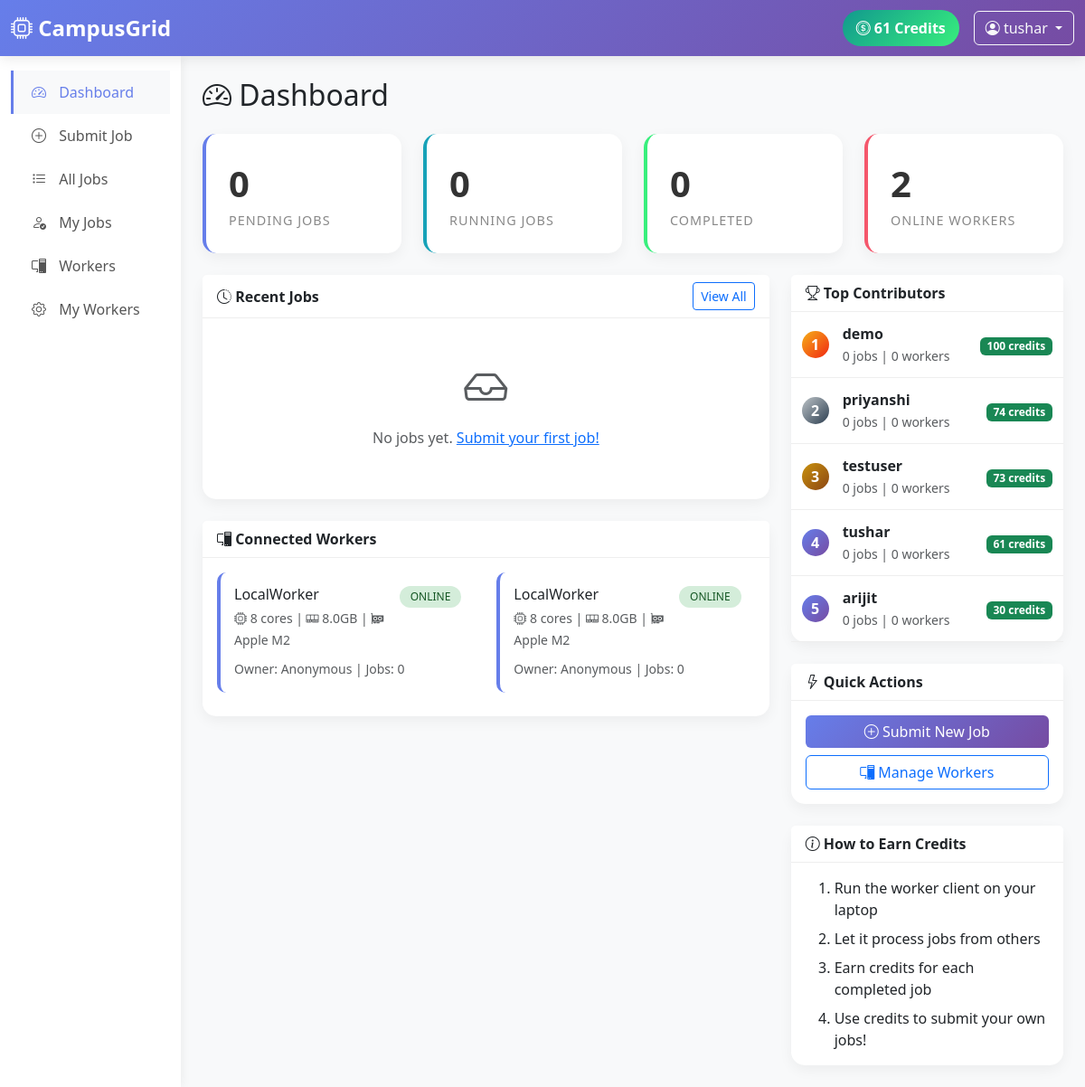
Screenshot of / (signed in) with the database file from the repository.
### tables this page shows
CREATE TABLE users (
                id TEXT PRIMARY KEY,
                username TEXT UNIQUE NOT NULL,
                password_hash TEXT NOT NULL,
                email TEXT,
                credits INTEGER DEFAULT 100,
                created_at DATETIME DEFAULT CURRENT_TIMESTAMP,
                last_login DATETIME
            );

CREATE TABLE workers (
                id TEXT PRIMARY KEY,
                name TEXT NOT NULL,
                owner_id TEXT,
                ip_address TEXT,
                status TEXT DEFAULT 'offline',
                cpu_cores INTEGER,
                cpu_model TEXT,
                ram_gb REAL,
                gpu_name TEXT,
                gpu_memory_gb REAL,
                has_docker INTEGER DEFAULT 0,
                last_heartbeat DATETIME,
                total_jobs_completed INTEGER DEFAULT 0,
                total_credits_earned INTEGER DEFAULT 0,
                created_at DATETIME DEFAULT CURRENT_TIMESTAMP,
                FOREIGN KEY (owner_id) REFERENCES users(id)
            );

### dashboard.py (the view)
@app.route('/')
@login_required
def index():
    user = get_current_user()
    stats = database.get_queue_stats()
    leaderboard = database.get_leaderboard(10)
    recent_jobs = database.get_jobs_by_status(limit=10)
    workers = database.get_all_workers()
    return render_template('index.html',
                           user=user,
                           stats=stats,
                           leaderboard=leaderboard,
                           recent_jobs=recent_jobs,
                           workers=workers)

### templates/index.html (shortened to what this page needs)
{% extends "base.html" %}
{% block content %}
<h2 class="mb-4"><i class="bi bi-speedometer2"></i> Dashboard</h2>
<div class="row mb-4">
    <div class="col-md-3">
        <div class="stat-card primary">
            <div class="stat-value" id="stat-pending">{{ stats.pending if stats else 0 }}</div>
            <div class="stat-label">Pending Jobs</div>
        </div>
    </div>
    <div class="col-md-3">
        <div class="stat-card info">
            <div class="stat-value" id="stat-running">{{ stats.running if stats else 0 }}</div>
            <div class="stat-label">Running Jobs</div>
        </div>
    </div>
    <div class="col-md-3">
        <div class="stat-card success">
            <div class="stat-value" id="stat-completed">{{ stats.completed if stats else 0 }}</div>
            <div class="stat-label">Completed</div>
        </div>
    </div>
    <div class="col-md-3">
        <div class="stat-card warning">
            <div class="stat-value" id="stat-workers">{{ stats.online_workers if stats else 0 }}</div>
            <div class="stat-label">Online Workers</div>
        </div>
    </div>
</div>
<div class="row">
    <div class="col-md-8">
        <div class="card mb-4">
            <div class="card-header d-flex justify-content-between align-items-center">
                <span><i class="bi bi-clock-history"></i> Recent Jobs</span>
                <a href="{{ url_for('jobs') }}" class="btn btn-sm btn-outline-primary">View All</a>
            </div>
            <div class="card-body">
                {% if recent_jobs %}
                <div class="table-responsive">
                    <table class="table table-hover">
                        <thead>
                            <tr>
                                <th>Title</th>
                                <th>Submitter</th>
                                <th>Status</th>
                                <th>Worker</th>
                                <th>Created</th>
                            </tr>
                        </thead>
                        <tbody>
                            {% for job in recent_jobs %}
                            <tr>
                                <td>
                                    <a href="{{ url_for('job_detail', job_id=job.id) }}">
                                        {{ job.title[:30] }}{% if job.title|length > 30 %}...{% endif %}
                                    </a>
                                </td>
                                <td>{{ job.submitter_name or 'Unknown' }}</td>
                                <td>
                                    <span class="badge badge-status badge-{{ job.status }}">
                                        {{ job.status|upper }}
                                    </span>
                                </td>
                                <td>{{ job.worker_name or '-' }}</td>
                                <td>{{ job.created_at[:16] if job.created_at else 'N/A' }}</td>
                            </tr>
                            {% endfor %}
                        </tbody>
                    </table>
                </div>
                {% else %}
                <div class="text-center text-muted py-4">
                    <i class="bi bi-inbox" style="font-size: 3rem;"></i>
                    <p class="mt-2">No jobs yet. <a href="{{ url_for('submit_job') }}">Submit your first job!</a></p>
                </div>
                {% endif %}
            </div>
        </div>
        <div class="card">
            <div class="card-header">
                <i class="bi bi-pc-display"></i> Connected Workers
            </div>
            <div class="card-body">
                {% if workers %}
                <div class="row">
                    {% for worker in workers %}
                    <div class="col-md-6">
                        <div class="worker-card {{ worker.status }}">
                            <div class="d-flex justify-content-between align-items-start">
                                <div>
                                    <h6 class="mb-1">{{ worker.name }}</h6>
                                    <small class="text-muted">
                                        <i class="bi bi-cpu"></i> {{ worker.cpu_cores or '?' }} cores |
                                        <i class="bi bi-memory"></i> {{ worker.ram_gb or '?' }}GB
                                        {% if worker.gpu_name %}
                                        | <i class="bi bi-gpu-card"></i> {{ worker.gpu_name }}
                                        {% endif %}
                                    </small>
                                </div>
                                <span class="badge badge-status badge-{{ worker.status }}">
                                    {{ worker.status|upper }}
                                </span>
                            </div>
                            <div class="mt-2">
                                <small class="text-muted">
                                    Owner: {{ worker.owner_name or 'Anonymous' }} |
                                    Jobs: {{ worker.total_jobs_completed or 0 }}
                                </small>
                            </div>
                        </div>
                    </div>
                    {% endfor %}
                </div>
                {% else %}
                <div class="text-center text-muted py-4">
                    <i class="bi bi-pc-display-horizontal" style="font-size: 3rem;"></i>
                    <p class="mt-2">No workers connected yet.</p>
                    <p><small>Run <code>python worker/client.py</code> on any machine to join the network!</small></p>
                </div>
                {% endif %}
            </div>
        </div>
    </div>
    <div class="col-md-4">
        <div class="card">
            <div class="card-header">
                <i class="bi bi-trophy"></i> Top Contributors
            </div>
            <div class="card-body p-0">
                {% if leaderboard %}
                {% for entry in leaderboard %}
                <div class="leaderboard-item">
                    <div class="leaderboard-rank {% if loop.index == 1 %}gold{% elif loop.index == 2 %}silver{% elif loop.index == 3 %}bronze{% endif %}">
                        {{ loop.index }}
                    </div>
                    <div class="flex-grow-1">
                        <div class="fw-bold">{{ entry.username }}</div>
                        <small class="text-muted">
                            {{ entry.jobs_completed or 0 }} jobs | {{ entry.active_workers or 0 }} workers
                        </small>
                    </div>
                    <div class="text-end">
                        <span class="badge bg-success">{{ entry.credits }} credits</span>
                    </div>
                </div>
                {% endfor %}
                {% else %}
                <div class="text-center text-muted py-4">
                    <p>No contributors yet!</p>
                </div>
                {% endif %}
            </div>
        </div>
        <div class="card mt-4">
            <div class="card-header">
                <i class="bi bi-lightning"></i> Quick Actions
            </div>
            <div class="card-body">
                <a href="{{ url_for('submit_job') }}" class="btn btn-gradient w-100 mb-2">
                    <i class="bi bi-plus-circle"></i> Submit New Job
                </a>
                <a href="{{ url_for('workers') }}" class="btn btn-outline-primary w-100">
                    <i class="bi bi-pc-display"></i> Manage Workers
                </a>
            </div>
        </div>
        <div class="card mt-4">
            <div class="card-header">
                <i class="bi bi-info-circle"></i> How to Earn Credits
            </div>
            <div class="card-body">
                <ol class="mb-0">
                    <li class="mb-2">Run the worker client on your laptop</li>
                    <li class="mb-2">Let it process jobs from others</li>
                    <li class="mb-2">Earn credits for each completed job</li>
                    <li>Use credits to submit your own jobs!</li>
                </ol>
            </div>
        </div>
    </div>
</div>
{% endblock %}

### templates/base.html (shortened to what this page needs)
<!DOCTYPE html>
<html lang="en">
<head>
    <link href="https://cdn.jsdelivr.net/npm/bootstrap@5.3.0/dist/css/bootstrap.min.css" rel="stylesheet">
    <link href="https://cdn.jsdelivr.net/npm/bootstrap-icons@1.10.0/font/bootstrap-icons.css" rel="stylesheet">
</head>
<body>
    <nav class="navbar navbar-expand-lg navbar-dark">
        <div class="container-fluid">
            <a class="navbar-brand" href="{{ url_for('index') }}">
                <i class="bi bi-cpu"></i> CampusGrid
            </a>
            <div class="d-flex align-items-center">
                {% if user %}
                <span class="credits-display me-3">
                    <i class="bi bi-coin"></i> {{ user.credits }} Credits
                </span>
                <div class="dropdown">
                    <button class="btn btn-outline-light dropdown-toggle" type="button" data-bs-toggle="dropdown">
                        <i class="bi bi-person-circle"></i> {{ user.username }}
                    </button>
                </div>
                {% endif %}
            </div>
        </div>
    </nav>
    <div class="container-fluid">
        <div class="row">
            {% if user %}
            <div class="col-md-2 sidebar py-3">
                <nav class="nav flex-column">
                    <a class="nav-link {% if request.endpoint == 'index' %}active{% endif %}" href="{{ url_for('index') }}">
                        <i class="bi bi-speedometer2"></i> Dashboard
                    </a>
                    <a class="nav-link {% if request.endpoint == 'submit_job' %}active{% endif %}" href="{{ url_for('submit_job') }}">
                        <i class="bi bi-plus-circle"></i> Submit Job
                    </a>
                    <a class="nav-link {% if request.endpoint == 'jobs' %}active{% endif %}" href="{{ url_for('jobs') }}">
                        <i class="bi bi-list-task"></i> All Jobs
                    </a>
                    <a class="nav-link {% if request.endpoint == 'my_jobs' %}active{% endif %}" href="{{ url_for('my_jobs') }}">
                        <i class="bi bi-person-check"></i> My Jobs
                    </a>
                    <a class="nav-link {% if request.endpoint == 'workers' %}active{% endif %}" href="{{ url_for('workers') }}">
                        <i class="bi bi-pc-display"></i> Workers
                    </a>
                    <a class="nav-link {% if request.endpoint == 'my_workers' %}active{% endif %}" href="{{ url_for('my_workers') }}">
                        <i class="bi bi-gear"></i> My Workers
                    </a>
                </nav>
            </div>
            <main class="col-md-10 py-4 px-4">
            {% else %}
            <main class="col-12 py-4 px-4">
            {% endif %}
                {% block content %}{% endblock %}
            </main>
        </div>
    </div>
</body>
</html>

### rows the page displays
users: credits "61", username "tushar", jobs_completed "0", active_workers "0"
workers: name "LocalWorker", cpu_cores "8", ram_gb "8.0", gpu_name "Apple M2", status "ONLINE", owner_name "Anonymous", total_jobs_completed "0"
workers: name "LocalWorker", cpu_cores "8", ram_gb "8.0", gpu_name "Apple M2", status "ONLINE", owner_name "Anonymous", total_jobs_completed "0"
users: username "demo", jobs_completed "0", active_workers "0", credits "100"
users: username "priyanshi", jobs_completed "0", active_workers "0", credits "74"
users: username "testuser", jobs_completed "0", active_workers "0", credits "73"
users: username "arijit", jobs_completed "0", active_workers "0", credits "30"

### other values shown
{{ stats.pending if stats else 0 }} "0"
{{ stats.running if stats else 0 }} "0"
{{ stats.completed if stats else 0 }} "0"
{{ stats.online_workers if stats else 0 }} "2"
